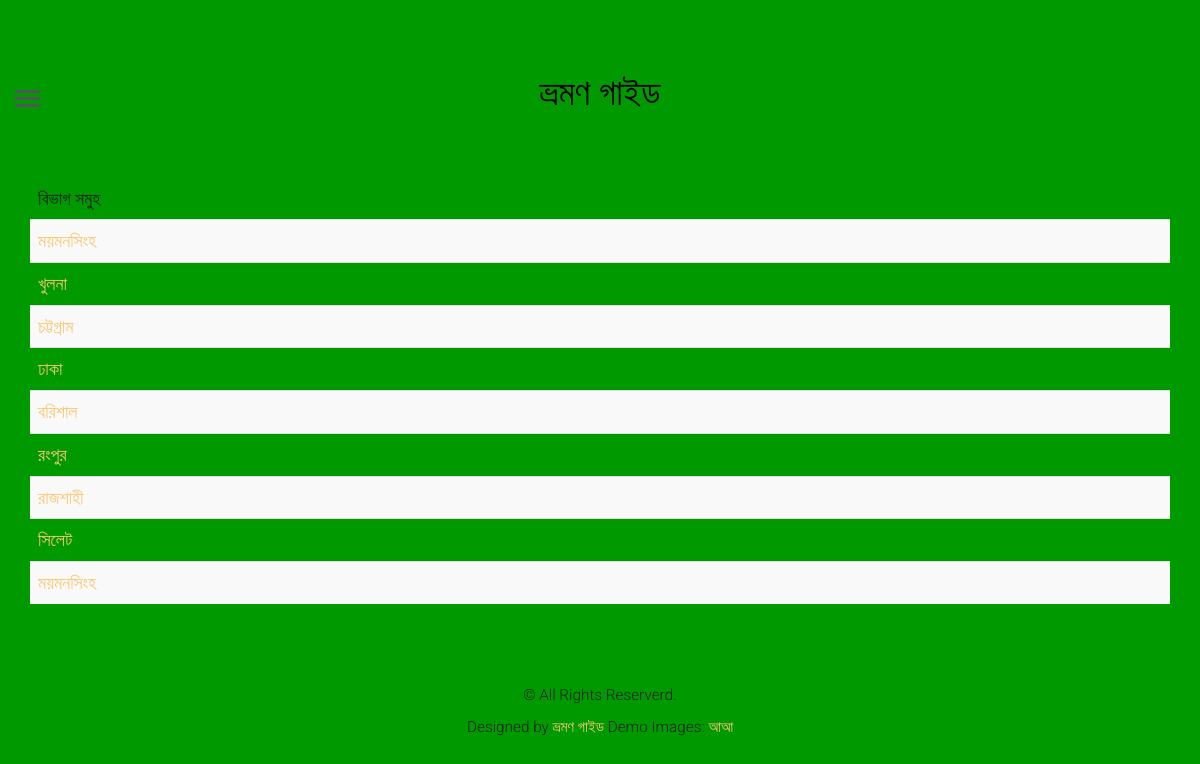
The app's page /topics with its own data.
### blogapp/models.py (models this page shows, shortened)
class category(models.Model):
    name = models.CharField(max_length=100)

### blogapp/views.py (the view)
# urls.py: path('topics', views.getCategory, name="category"),
def getCategory(request):
    query = category.objects.all()
    return render(request, 'topics.html', {"topic": query})

### templates/topics.html (shortened to what this page needs)
{% extends 'base.html' %}
{% block content %}
<div class="container">
    <table class="table table-striped">
        <thead>
        <tr>
            <td>বিভাগ সমুহ</td>
        </tr>
        </thead>
        <tbody>
        {% for t in topic %}
            <tr>
                <td><a href="{% url 'blog:topic' name=t.name %}">{{ t.name }}</a></td>
            </tr>
        {% endfor %}
        </tbody>
</table>
    </div>
{% endblock %}

### blogapp/static/css/style.css (style rules this page uses)
html { background: #fff; }
body { font-family: "Roboto", arial, sans-serif; font-size: 18px; font-weight: 300; line-height: 1.8; color: #222; background:#009900; }
a { color: #f7c873; -webkit-transition: 0.5s; -o-transition: 0.5s; transition: 0.5s; }

### records on screen
category: name "ময়মনসিংহ"
category: name "খুলনা"
category: name "চট্টগ্রাম"
category: name "ঢাকা"
category: name "বরিশাল"
category: name "রংপুর"
category: name "রাজশাহী"
category: name "সিলেট"
category: name "ময়মনসিংহ"
